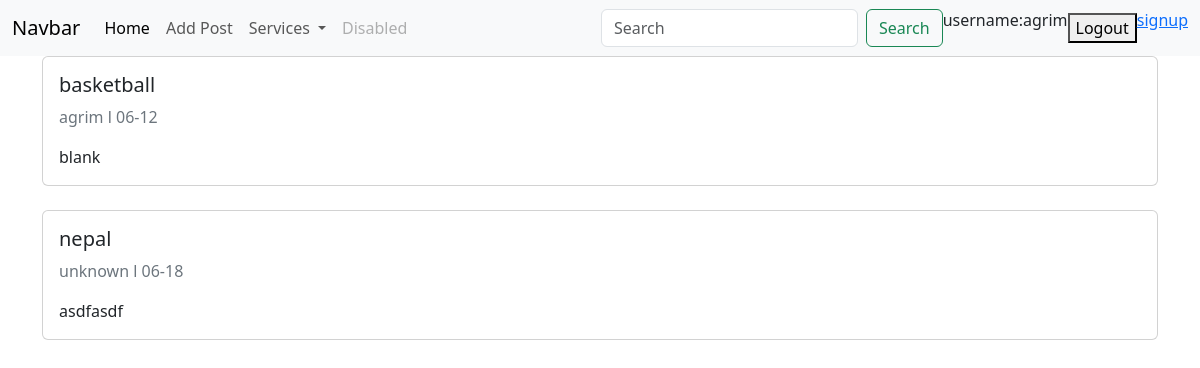
Page / (signed in) on the earlier database version.
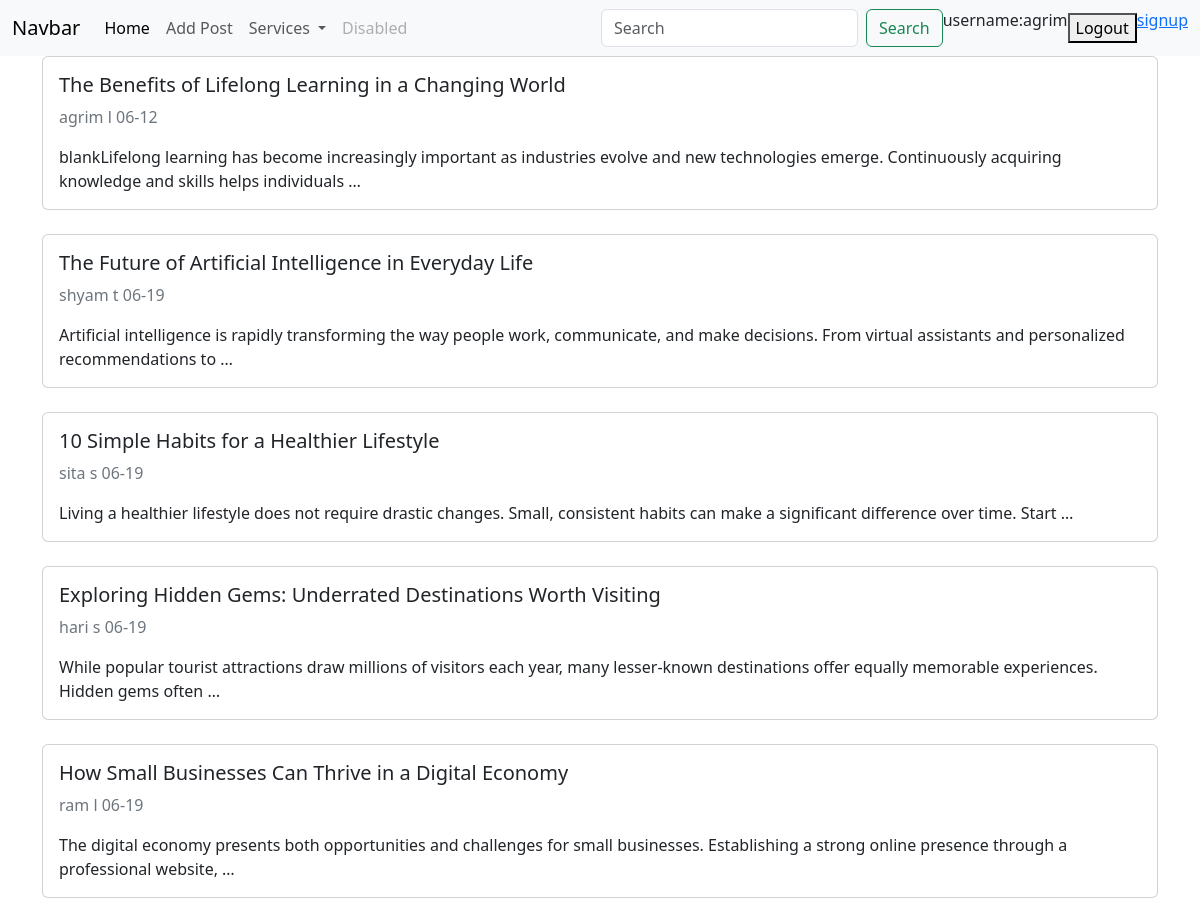
Same page on the later database version.
### firstapp/models.py (models this page shows, shortened)
class Posts(models.Model):
    POST_CHOICES=[
        ('l','literature'),
        ('s','sports'),
        ('t','technology')
    ]
    class Meta:
        verbose_name='Post'
        verbose_name_plural='Posts'
    author=models.CharField(default="unknown", max_length=100)
    category=models.CharField(choices=POST_CHOICES)
    title=models.CharField(max_length=200)
    image_url=models.URLField(null=True, blank=True)
    status=models.CharField(max_length=20)
    content=models.TextField()
    slug=models.CharField(unique=True)
    created_at=models.DateTimeField(auto_now_add=True)
    updated_at=models.DateTimeField(auto_now=True)

### firstapp/views.py (the view)
# urls.py: path('',views.html_view, name='html_view'),
@login_required
def html_view(request):
    q=request.GET.get("q","").strip()
    posts=Posts.objects.all()
    user=request.user
    return render(request, 'firstapp/index.html', { "posts": posts, "user":user })

### firstapp/templates/firstapp/index.html (shortened to what this page needs)
{%load static%}
<!doctype html>
<html lang="en">
  <head>
<link rel="stylesheet" href="{%static 'firstapp/style.css'%}">
    <link href="https://cdn.jsdelivr.net/npm/bootstrap@5.3.8/dist/css/bootstrap.min.css" rel="stylesheet">
  </head>
  <body>
 <nav class="navbar navbar-expand-lg bg-body-tertiary">
  <div class="container-fluid">
    <a class="navbar-brand" href="{%url 'html_view'%}">Navbar</a>
    <div class="collapse navbar-collapse" id="navbarSupportedContent">
      <ul class="navbar-nav me-auto mb-2 mb-lg-0">
        <li class="nav-item">
          <a class="nav-link active" aria-current="page" href="#">Home</a>
        </li>
        <li class="nav-item">
          <a class="nav-link" href="{%url 'create_post'%}">Add Post</a>
        </li>
        <li class="nav-item dropdown">
          <a class="nav-link dropdown-toggle" href="#" role="button" data-bs-toggle="dropdown" aria-expanded="false">
            Services
          </a>
        </li>
        <li class="nav-item">
          <a class="nav-link disabled" aria-disabled="true">Disabled</a>
        </li>
      </ul>
      <form class="d-flex" role="search">
        <input class="form-control me-2" type="search" placeholder="Search" aria-label="Search"/>
        <button class="btn btn-outline-success" type="submit">Search</button>
      </form>
      <p>username:{{user}}</p>
      <form method="post" action={%url 'logout'%}>
        <button type="submit" >
          Logout
        </button>
      <p><a href="{%url 'signup' %}">signup</a></p>
    </div>
  </div>
</nav>
    <main class="container">
        {%block content%}
        {%if posts%}
        {%for post in posts%}
        <a href="{%url 'post_detail' post.id%}" class="text-decoration-none">
        <div class="card mb-4">
          <div class="card-body">
            <h5 class="card-title">{{post.title}}</h5>
            <p class="text-secondary">
              <span>{{post.author}}</span>
              <span>{{post.category}}</span>
              <span>{{post.created_at|date:"m-d"}}</span>
            </p>
            <p class="card-text">{{post.content|truncatewords:20}}</p>
          </div>
        </div>
      </a>
        {%endfor%}
        {%else%}
        <p>no post available</p>
        {{error_message}}
        {%endif%}
        {%endblock content%}
    </main>
</html>

Differences in the rows shown:
removed Posts: title "nepal", author "unknown", category "l", created_at "06-18", content "asdfasdf"
changed Posts "agrim": title "basketball" → "The Benefits of Lifelong Learning in a Changing World"; content "blank" → "blankLifelong learning has become increasingly important as industries evolve and new technologies emerge. Continuously acquiring knowledge and skills helps individuals …"
added Posts: title "The Future of Artificial Intelligence in Everyday Life", author "shyam", category "t", created_at "06-19", content "Artificial intelligence is rapidly transforming the way people work, communicate, and make decisions. From virtual assistants and personalized recommendations to …"
added Posts: title "10 Simple Habits for a Healthier Lifestyle", author "sita", category "s", created_at "06-19", content "Living a healthier lifestyle does not require drastic changes. Small, consistent habits can make a significant difference over time. Start …"
added Posts: title "Exploring Hidden Gems: Underrated Destinations Worth Visiting", author "hari", category "s", created_at "06-19", content "While popular tourist attractions draw millions of visitors each year, many lesser-known destinations offer equally memorable experiences. Hidden gems often …"
added Posts: title "How Small Businesses Can Thrive in a Digital Economy", author "ram", category "l", created_at "06-19", content "The digital economy presents both opportunities and challenges for small businesses. Establishing a strong online presence through a professional website, …"
